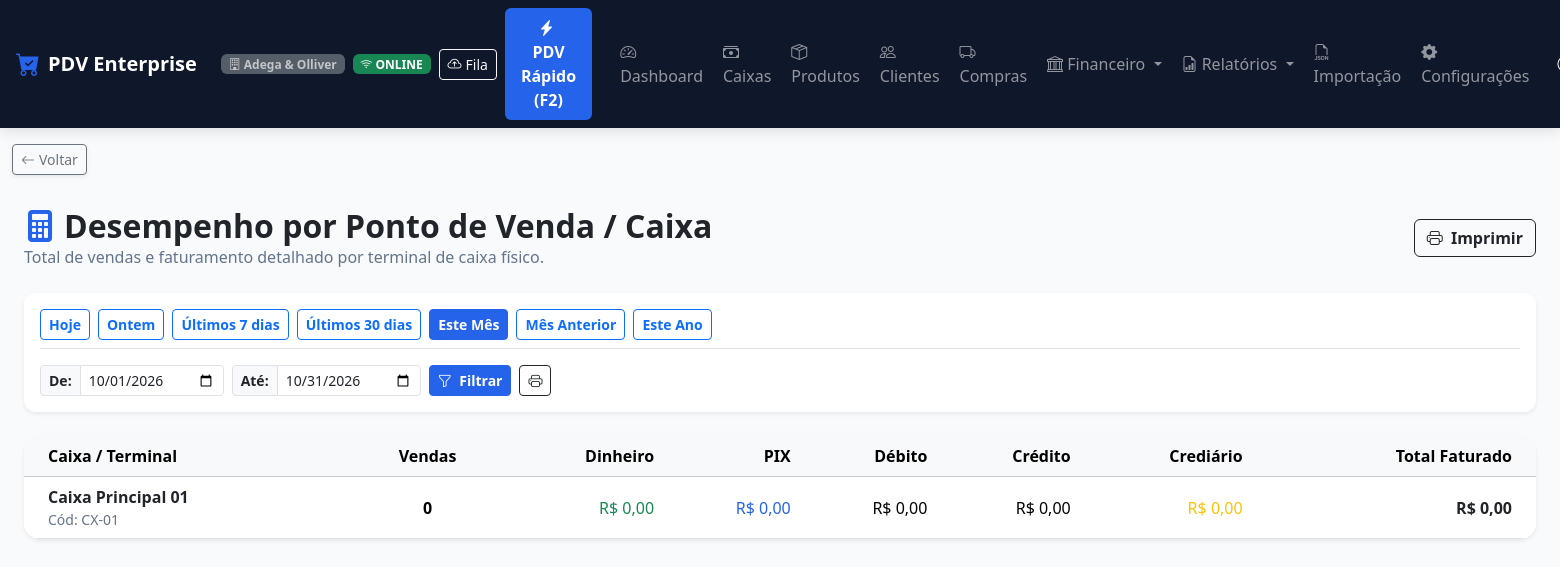
The app's page /relatorios/caixas/ (signed in) with its own data.
### apps/usuarios/models.py (models this page shows, shortened)
class Usuario(AbstractUser):
    CARGO_CHOICES = [
        ('ADMIN', 'Administrador'),
        ('GERENTE', 'Gerente'),
        ('OPERADOR', 'Operador de Caixa'),
        ('ESTOQUISTA', 'Estoquista'),
        ('FINANCEIRO', 'Financeiro'),
    ]
    empresa = models.ForeignKey(
        'empresas.Empresa',
        on_delete=models.CASCADE,
        related_name='usuarios',
        verbose_name='Empresa',
        null=True,
        blank=True
    )
    cargo = models.CharField('Cargo', max_length=20, choices=CARGO_CHOICES, default='OPERADOR')
    pin_caixa = models.CharField('PIN de Caixa (4 a 6 dígitos)', max_length=10, blank=True)
    telefone = models.CharField('Telefone', max_length=20, blank=True)
    limite_desconto_pct = models.DecimalField(
        'Limite de Desconto (%)', max_digits=5, decimal_places=2, default=0.00,
        help_text='Percentual máximo de desconto que este usuário pode aplicar (0 = sem limite definido).'
    )
    class Meta:
        verbose_name = 'Usuário'
        verbose_name_plural = 'Usuários'
    @property
    def is_admin(self):
        return self.cargo == 'ADMIN' or self.is_superuser
    @property
    def is_administrador(self):
        return self.is_admin
    @property
    def pode_visualizar_auditoria(self):
        return self.cargo in ('ADMIN', 'GERENTE') or self.is_superuser

### apps/empresas/models.py (models this page shows, shortened)
class Empresa(models.Model):
    razao_social = models.CharField('Razão Social', max_length=200, blank=True, default='')
    nome_fantasia = models.CharField('Nome Fantasia', max_length=200, blank=True, default='')
    cnpj = models.CharField('CNPJ', max_length=20, unique=True)
    inscricao_estadual = models.CharField('Inscrição Estadual', max_length=50, blank=True)
    telefone = models.CharField('Telefone', max_length=20, blank=True)
    whatsapp = models.CharField('WhatsApp', max_length=20, blank=True)
    email = models.EmailField('E-mail', blank=True)
    endereco = models.CharField('Endereço Completo', max_length=255, blank=True)
    cidade = models.CharField('Cidade', max_length=100, blank=True)
    estado = models.CharField('Estado (UF)', max_length=2, blank=True)
    logo = models.ImageField('Logo da Empresa', upload_to='logos/', null=True, blank=True)
    cor_fundo_cabecalho = models.CharField('Cor Fundo Cabeçalho', max_length=20, default='#dc2626')
    cor_texto_cabecalho = models.CharField('Cor Texto Cabeçalho', max_length=20, default='#ffffff')
    cor_destaque = models.CharField('Cor de Destaque', max_length=20, default='#16a34a')
    cor_fundo_geral = models.CharField('Cor Fundo Geral', max_length=20, default='#f8fafc')
    cor_fundo_paineis = models.CharField('Cor Fundo Painéis', max_length=20, default='#ffffff')
    ativo = models.BooleanField('Ativo', default=True)
    created_at = models.DateTimeField('Criado em', auto_now_add=True)
    updated_at = models.DateTimeField('Atualizado em', auto_now=True)
    class Meta:
        verbose_name = 'Empresa'
        verbose_name_plural = 'Empresas'

### apps/caixas/models.py (models this page shows, shortened)
class Caixa(TenantModelMixin):
    STATUS_CHOICES = [
        ('ABERTO', 'Aberto'),
        ('FECHADO', 'Fechado'),
    ]
    nome = models.CharField('Nome do Caixa', max_length=100)
    codigo_identificador = models.CharField('Código Identificador', max_length=50)
    status = models.CharField('Status', max_length=10, choices=STATUS_CHOICES, default='FECHADO')
    ativo = models.BooleanField('Ativo', default=True)
    class Meta:
        verbose_name = 'Caixa'
        verbose_name_plural = 'Caixas'
        unique_together = ['empresa', 'codigo_identificador']

### apps/relatorios/views.py (the view)
# urls.py: path('caixas/', relatorio_caixas_view, name='relatorio_caixas'),
@login_required
def relatorio_caixas_view(request):
    empresa = request.tenant or request.user.empresa
    p_info = ReportService.parse_periodo(
        request.GET.get('periodo', 'mes_atual'),
        request.GET.get('data_inicio', ''),
        request.GET.get('data_fim', '')
    )
    caixas = ReportService.get_vendas_por_caixa(empresa, p_info['start_datetime'], p_info['end_datetime'])
    return render(request, 'relatorios/relatorio_caixas.html', {
        'p_info': p_info,
        'caixas': caixas,
    })

### templates/relatorios/relatorio_caixas.html (shortened to what this page needs)
{% extends 'base.html' %}
{% block content %}
<div class="container-fluid py-3">
    <div class="d-flex justify-content-between align-items-center mb-4 flex-wrap gap-2">
        <div>
            <h2 class="fw-bold text-dark mb-0"><i class="bi bi-calculator-fill text-primary me-2"></i>Desempenho por Ponto de Venda / Caixa</h2>
            <p class="text-muted mb-0">Total de vendas e faturamento detalhado por terminal de caixa físico.</p>
        </div>
        <div class="d-flex gap-2 d-print-none">
            <button onclick="window.print()" class="btn btn-outline-dark fw-bold">
                <i class="bi bi-printer me-1"></i> Imprimir
            </button>
        </div>
    </div>
    {% include 'relatorios/filtro_periodo.html' %}
    <div class="card card-custom p-0 border-0 shadow-sm rounded-4 overflow-hidden">
        <div class="table-responsive">
            <table class="table table-hover align-middle mb-0">
                <thead class="table-light">
                    <tr>
                        <th class="ps-4">Caixa / Terminal</th>
                        <th class="text-center">Vendas</th>
                        <th class="text-end">Dinheiro</th>
                        <th class="text-end">PIX</th>
                        <th class="text-end">Débito</th>
                        <th class="text-end">Crédito</th>
                        <th class="text-end">Crediário</th>
                        <th class="text-end pe-4">Total Faturado</th>
                    </tr>
                </thead>
                <tbody>
                    {% for c in caixas %}
                    <tr>
                        <td class="ps-4">
                            <strong class="text-dark">{{ c.caixa.nome }}</strong>
                            <small class="d-block text-muted">Cód: {{ c.caixa.codigo_identificador }}</small>
                        </td>
                        <td class="text-center fw-bold">{{ c.qtd_vendas }}</td>
                        <td class="text-end text-success">R$ {{ c.dinheiro|floatformat:2 }}</td>
                        <td class="text-end text-primary">R$ {{ c.pix|floatformat:2 }}</td>
                        <td class="text-end">R$ {{ c.debito|floatformat:2 }}</td>
                        <td class="text-end">R$ {{ c.credito|floatformat:2 }}</td>
                        <td class="text-end text-warning">R$ {{ c.crediario|floatformat:2 }}</td>
                        <td class="text-end pe-4 fw-bold text-dark fs-6">R$ {{ c.faturamento|floatformat:2 }}</td>
                    </tr>
                    {% empty %}
                    <tr>
                        <td colspan="8" class="text-center text-muted py-5">Nenhum caixa com movimentação no período.</td>
                    </tr>
                    {% endfor %}
                </tbody>
            </table>
        </div>
    </div>
</div>
{% endblock %}

### templates/components/navbar.html (shortened to what this page needs)
{% if request.resolver_match.url_name == 'pdv_front' %}
<nav class="navbar navbar-expand navbar-dark navbar-custom sticky-top px-3">
    <div class="container-fluid p-0 d-flex justify-content-between align-items-center">
        <div class="d-flex align-items-center gap-2">
            <a class="navbar-brand fw-bold text-white d-flex align-items-center gap-2 mb-0" href="{% url 'dashboard' %}">
                <i class="bi bi-cart-check-fill text-primary fs-4"></i>
                <span>PDV Enterprise</span>
            </a>
            <span class="badge bg-secondary opacity-75 d-none d-md-inline-block">
                <i class="bi bi-building"></i> {{ request.user.empresa.nome_fantasia|default:"Multiempresa" }}
            </span>
            <span id="network-status-badge" class="badge bg-success ms-1">
                <i class="bi bi-wifi"></i> ONLINE
            </span>
            <button class="btn btn-sm btn-outline-light ms-1 d-flex align-items-center gap-1" type="button" onclick="abrirModalFilaOffline()" title="Ver Fila de Vendas Offline">
                <i class="bi bi-cloud-arrow-up"></i> <span class="d-none d-sm-inline">Fila</span>
                <span id="sync-status-badge" class="badge bg-warning text-dark" style="display:none;">0</span>
            </button>
        </div>
        <div class="d-flex align-items-center gap-2">
            <a href="{% url 'dashboard' %}" class="btn btn-outline-light btn-sm fw-bold d-flex align-items-center gap-1" title="Ir para o Dashboard / Tela Inicial">
                <i class="bi bi-house-door-fill text-warning"></i> <span>Início</span>
            </a>
            <a href="{% url 'caixas_list' %}" class="btn btn-warning btn-sm fw-bold d-flex align-items-center gap-1 text-dark" title="Ir para o Módulo de Caixa">
                <i class="bi bi-cash-stack"></i> <span>Caixa</span>
            </a>
            <div class="dropdown ms-2">
                <a class="nav-link dropdown-toggle fw-semibold text-light py-1 px-2 border border-secondary rounded" href="#" data-bs-toggle="dropdown">
                    <i class="bi bi-person-circle me-1"></i> {{ user.get_full_name|default:user.username }}
                </a>
                <ul class="dropdown-menu dropdown-menu-end shadow">
                    <li><span class="dropdown-item-text text-muted small">Cargo: {{ user.get_cargo_display }}</span></li>
                    <li><hr class="dropdown-divider"></li>
                    <li><a class="dropdown-item text-danger" href="{% url 'logout' %}"><i class="bi bi-box-arrow-right me-2"></i>Sair</a></li>
                </ul>
            </div>
        </div>
    </div>
</nav>
{% else %}
<nav class="navbar navbar-expand-lg navbar-dark navbar-custom sticky-top px-3">
    <a class="navbar-brand fw-bold text-white d-flex align-items-center gap-2" href="{% url 'dashboard' %}">
        <i class="bi bi-cart-check-fill text-primary fs-4"></i>
        <span>PDV Enterprise</span>
    </a>
    <span class="badge bg-secondary ms-2 opacity-75 d-none d-md-inline-block">
        <i class="bi bi-building"></i> {{ request.user.empresa.nome_fantasia|default:"Multiempresa" }}
    </span>
    <span id="network-status-badge" class="badge bg-success ms-2">
        <i class="bi bi-wifi"></i> ONLINE
    </span>
    <button class="btn btn-sm btn-outline-light ms-2 d-flex align-items-center gap-1" type="button" onclick="abrirModalFilaOffline()" title="Ver Fila de Vendas Offline">
        <i class="bi bi-cloud-arrow-up"></i> <span class="d-none d-sm-inline">Fila</span>
    </button>
    <div class="collapse navbar-collapse" id="navbarNav">
        <ul class="navbar-nav ms-auto align-items-center gap-1">
            <li class="nav-item">
                <a class="nav-link btn btn-primary text-white fw-bold px-3 ms-2 me-3" href="{% url 'pdv_front' %}">
                    <i class="bi bi-lightning-charge-fill me-1"></i> PDV Rápido (F2)
                </a>
            </li>
            <li class="nav-item">
                <a class="nav-link" href="{% url 'dashboard' %}"><i class="bi bi-speedometer2"></i> Dashboard</a>
            </li>
            <li class="nav-item">
                <a class="nav-link" href="{% url 'caixas_list' %}"><i class="bi bi-cash-stack"></i> Caixas</a>
            </li>
            <li class="nav-item">
                <a class="nav-link" href="{% url 'produtos_list' %}"><i class="bi bi-box-seam"></i> Produtos</a>
            </li>
            <li class="nav-item">
                <a class="nav-link" href="{% url 'clientes_list' %}"><i class="bi bi-people"></i> Clientes</a>
            </li>
            <li class="nav-item">
                <a class="nav-link" href="{% url 'compras_list' %}"><i class="bi bi-truck"></i> Compras</a>
            </li>
            <li class="nav-item dropdown">
                <a class="nav-link dropdown-toggle" href="#" id="finDropdown" role="button" data-bs-toggle="dropdown">
                    <i class="bi bi-bank"></i> Financeiro
                </a>
            </li>
            <li class="nav-item dropdown">
                <a class="nav-link dropdown-toggle" href="#" id="relatDropdown" role="button" data-bs-toggle="dropdown">
                    <i class="bi bi-file-earmark-bar-graph"></i> Relatórios
                </a>
            </li>
            <li class="nav-item">
                <a class="nav-link" href="{% url 'importacao_hub' %}" title="Importação de Dados JSON">
                    <i class="bi bi-filetype-json"></i> <span class="d-lg-none d-xl-inline">Importação</span>
                </a>
            </li>
            <li class="nav-item">
                <a class="nav-link" href="{% url 'configuracoes' %}" title="Configurações do Sistema">
                    <i class="bi bi-gear-fill"></i> <span class="d-lg-none d-xl-inline">Configurações</span>
                </a>
            </li>
            <li class="nav-item dropdown ms-2">
                <a class="nav-link dropdown-toggle fw-semibold text-light" href="#" data-bs-toggle="dropdown">
                    <i class="bi bi-person-circle"></i> {{ user.get_full_name|default:user.username }}
                </a>
            </li>
        </ul>
    </div>
</nav>
{% endif %}

### records on screen
Usuario: user.empresa.nome_fantasia "Adega & Olliver"
Caixa: caixa.nome "Caixa Principal 01", caixa.codigo_identificador "CX-01", qtd_vendas "0", dinheiro "0,00", pix "0,00", debito "0,00", credito "0,00", crediario "0,00", faturamento "0,00"
